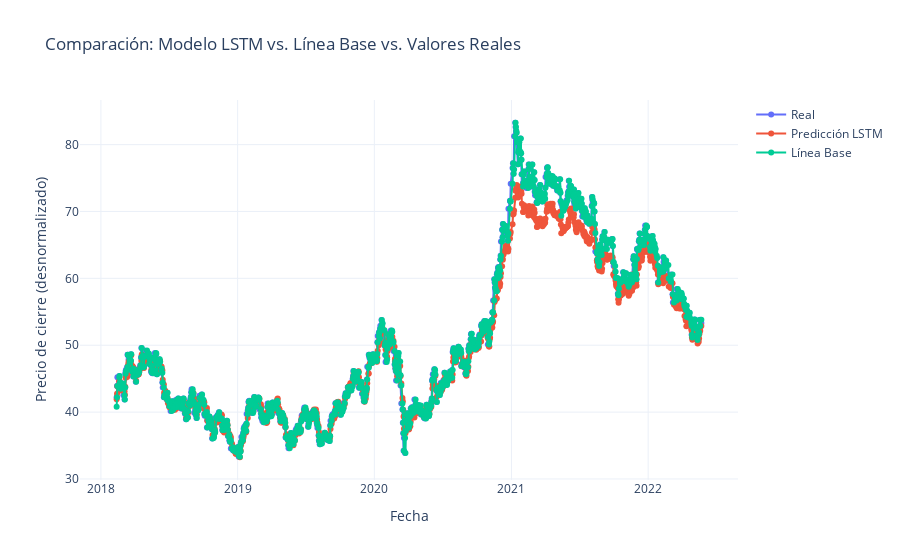

The notebook cell saved with this chart:
### Markdown cell above
### Graficar y Visualizar

### Code cell
test_dates = historical_data["Date"].iloc[train_size_hist + time_steps :].values
import plotly.graph_objects as go
test_dates_str = [str(date) for date in test_dates]
fig = go.Figure()
fig.add_trace(
    go.Scatter(x=test_dates_str, y=y_test_actual, mode="lines+markers", name="Real")
)
fig.add_trace(
    go.Scatter(
        x=test_dates_str, y=model_preds, mode="lines+markers", name="Predicción LSTM"
    )
)
fig.add_trace(
    go.Scatter(
        x=test_dates_str, y=baseline_preds, mode="lines+markers", name="Línea Base"
    )
)
fig.update_layout(
    title="Comparación: Modelo LSTM vs. Línea Base vs. Valores Reales",
    xaxis_title="Fecha",
    yaxis_title="Precio de cierre (desnormalizado)",
    template="plotly_white",
)
fig.show()

### Figure 1 — Plotly figure (JSON) as saved in the notebook; plotly's stock layout.template omitted (floating-point values rounded to 4 significant figures; data arrays with more than 128 entries replaced by an {"elided": "..."} marker saying what was removed)
{"data": [{"mode": "lines+markers", "name": "Real", "type": "scatter", "x": {"elided": "1033 str values"}, "y": {"elided": "1033 float values"}}, {"mode": "lines+markers", "name": "Predicción LSTM", "type": "scatter", "x": {"elided": "1033 str values"}, "y": {"elided": "1033 float values"}}, {"mode": "lines+markers", "name": "Línea Base", "type": "scatter", "x": {"elided": "1033 str values"}, "y": {"elided": "1033 float values"}}], "layout": {"title": {"text": "Comparación: Modelo LSTM vs. Línea Base vs. Valores Reales"}, "xaxis": {"title": {"text": "Fecha"}}, "yaxis": {"title": {"text": "Precio de cierre (desnormalizado)"}}}}
